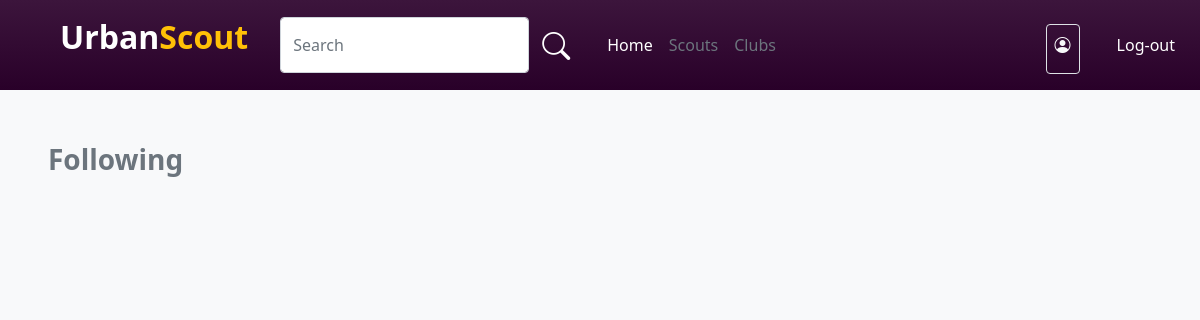
The app's page /followingUsers/76, older data.
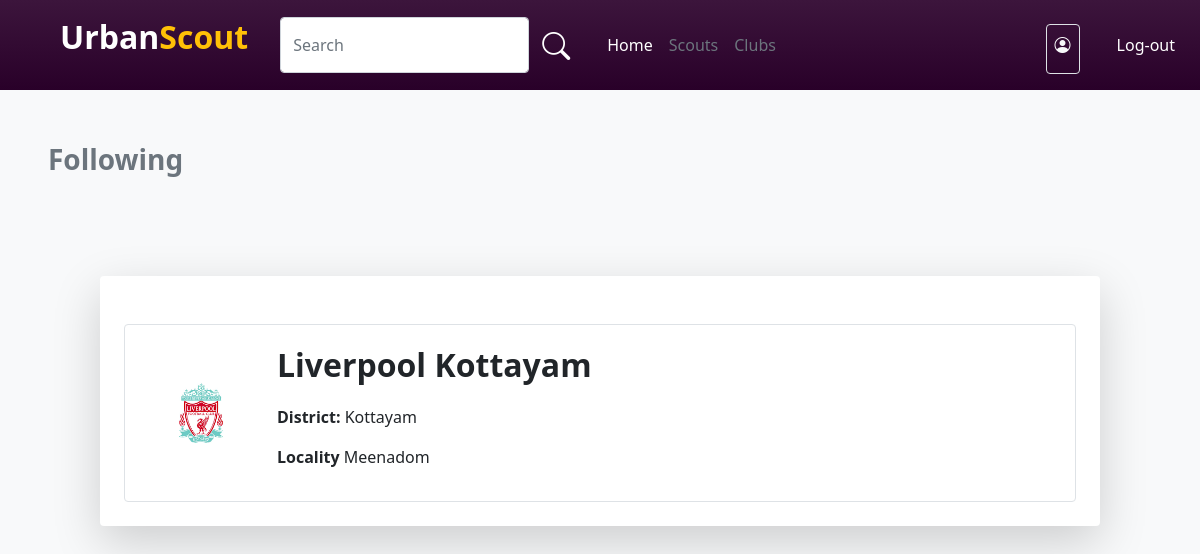
The same page, newer data.
### account/models.py (models this page shows)
class following(models.Model):
    followed=models.ForeignKey(User,on_delete=models.CASCADE,related_name='following_followed')
    following=models.ForeignKey(User,on_delete=models.CASCADE,related_name='following_following')

class User(AbstractUser):
    username=models.CharField(max_length=32, blank=True, null=True)
    USERNAME_FIELD = 'email'
    email = models.EmailField(unique=True)
    img=models.ImageField(upload_to='pics',default='https://img.freepik.com/free-icon/man_318-677829.jpg',null=True)
    is_player=models.BooleanField('is_player',default=False)
    is_club=models.BooleanField('is_club',default=False)
    is_scout=models.BooleanField('is_scout',default=False)
    player_dob = models.DateField(("Date of Birth"), default=date.today, validators=[validate_dob])
    player_pos = models.CharField(("Position"),default='',max_length=30,choices=Pos_Choice)
    district = models.CharField(("District"),default='',max_length=20,choices=District_Choice)
    locality = models.CharField(("Locality"),default='',max_length=50,blank=True)
    player_foot = models.CharField(("Prefered Foot"),default='',max_length=10,choices=Foot_Choice)
    player_ability = models.IntegerField(("Ability"),default=0,choices=Ability_Choice)
    club_reputation = models.IntegerField(("Club Reputation"),default=0,choices=Ability_Choice)
    player_potential = models.IntegerField(("Potential"),default=0,choices=Ability_Choice)
    desc=models.CharField(("Description"),max_length=100, default='')
    club_name=models.CharField((("Club Name")),default='',max_length=30)
    scouted_by=models.CharField(max_length=30,default='')
    subscribed=models.BooleanField(default=False)
    phone = models.CharField(("Phone Number"), null=True, max_length=10, validators=[phone_number_validator])
    REQUIRED_FIELDS = []

### account/views.py (the view)
# urls.py: path('followingUsers/<int:user_id>',views.followingUsers,name="followingUsers"),
def followingUsers(request,user_id):
    users=following.objects.filter(following_id=user_id)
    return render(request,'following.html',{'follower':users})

### template/following.html (shortened to what the changed rows need)
{% load static %}
<!DOCTYPE html>
<html lang="en">
<head>
    <link rel="stylesheet" href="{% static 'style.css' %}">
    <link href="https://cdn.jsdelivr.net/npm/bootstrap@5.0.2/dist/css/bootstrap.min.css" rel="stylesheet"
>
    <link rel="stylesheet" href="https://cdn.jsdelivr.net/npm/bootstrap-icons@1.10.5/font/bootstrap-icons.css">
</head>
<body class="bg-light">
    <div class="d-flex flex-column align-items-center justify-content-center">
        {% for i in follower %}
        <div class="col-10 bg-white rounded p-4 shadow-lg mt-5">
            <div class="border mt-4 d-flex flex-lg-row flex-column justify-content-center justify-content-lg-start align-items-center w-100 p-3 rounded">
                <div class="d-flex align-items-center">
                    <div class="player-scout-img">
                        <img class="w-100 rounded-circle" src={{i.following.img.url}} alt="">
                    </div>
                </div>
                <div class="ms-3 col-lg-7 col-12">
                    {% if i.following.is_club %}
                    <p class="fs-2 fw-bold">{{i.following.club_name}}</p>
                    {% else %}
                    <p class="fs-2 fw-bold">{{i.following.first_name}} {{i.following.last_name}}</p>
                    {% endif %}
                    <p class=""><b>District: </b>{{i.following.district}} </p>
                    <p class=""><b>Locality </b>{{i.following.locality}}</p>
                </div>
            </div>
        </div>
        {% endfor %}
    </div>
</body>
</html>

Row changes from the older to the newer data that the page shows:
added following: following.img (picture), following.club_name "Liverpool Kottayam", following.district "Kottayam", following.locality "Meenadom"
